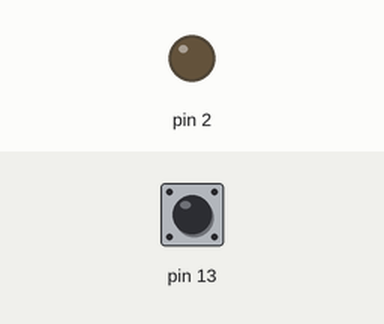
Recording of a sketch running on a simulated Arduino Uno, built with avr-gcc and run on an emulated ATmega328P. Parts: output pins drawn as LEDs (lit = HIGH). The test bench sets the inputs (shaded band); at power-on: pin 13 HIGH.

Above: at 1.2 s.
1.3 s: pin 13 pulled LOW for 0.15 s
At 1.37 s:
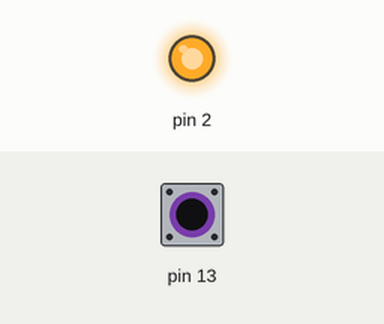
2.9 s: pin 13 pulled LOW for 3.2 s
At 7.5 s:
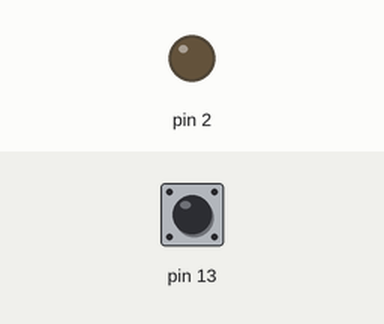
Timing chart, 0 to 9.0 s (numbered marks = the images above; inputs shaded):
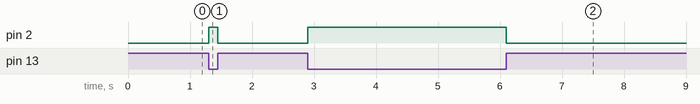

The sketch:

campus_party_button_tactil.ino
```cpp
void setup() {
  // put your setup code here, to run once:
  pinMode(13, INPUT_PULLUP);
  pinMode(2, OUTPUT);

}

void loop() {
  // put your main code here, to run repeatedly:
  if (digitalRead(13) == 0) {
    digitalWrite(2, HIGH);
  } else {
    digitalWrite(2, LOW);
  }


}
```

Measured:
- after the input at 1.3 s, pin 2: LOW → HIGH at once, → LOW 0.15 s later
- after the input at 2.9 s, pin 2: LOW → HIGH at once, → LOW 3.2 s later
